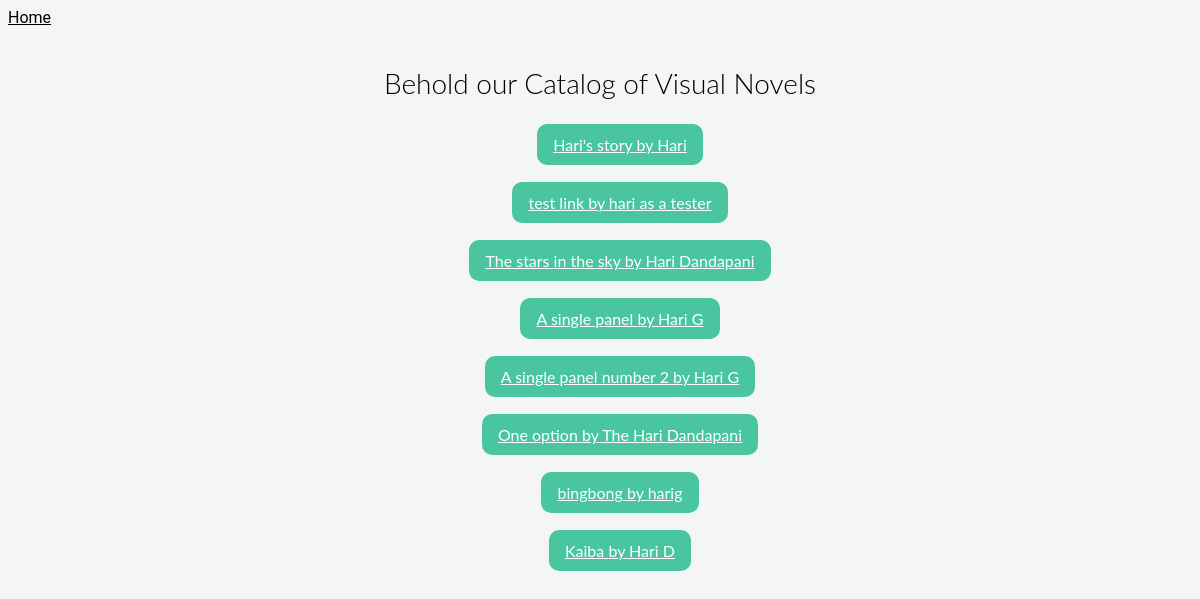
The app's page /catalog, older data.
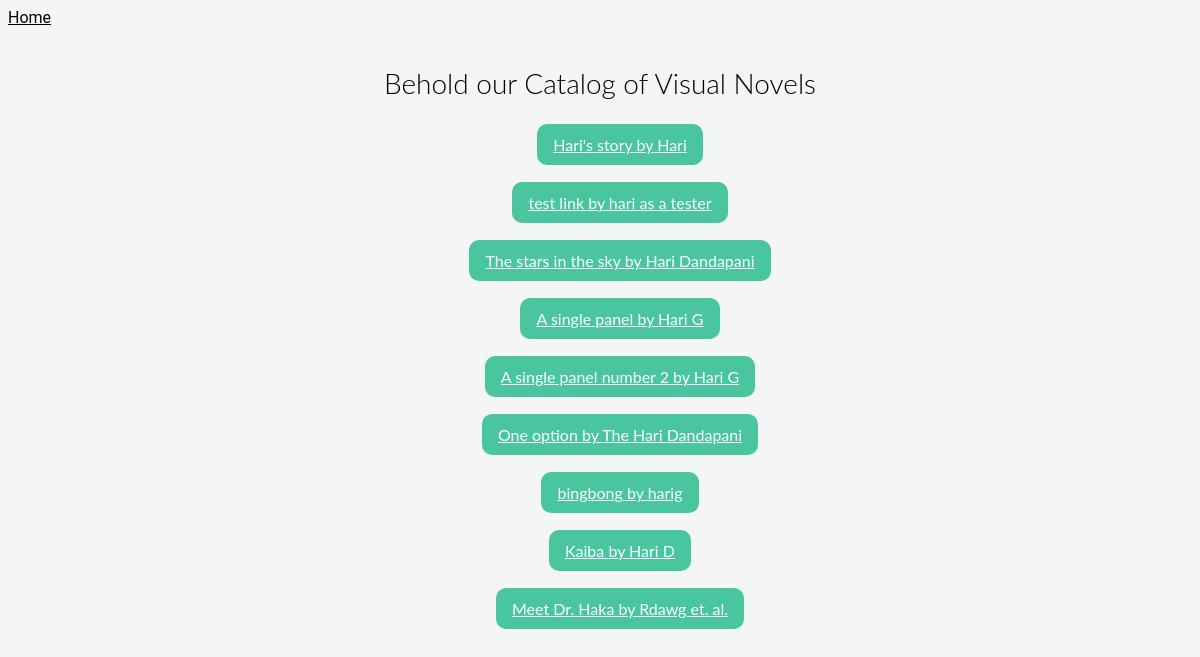
The same page, newer data.
### tables this page shows
CREATE TABLE "info" (
	"id"	INTEGER PRIMARY KEY AUTOINCREMENT,
	"title"	TEXT,
	"author"	TEXT
);

### project.py (the view)
@app.route('/catalog')
def catalog():
    conn = sqlite3.connect('example.db')
    c = conn.cursor()
    c.execute("SELECT * FROM info;")
    conn.commit()
    output = c.fetchall()
    ids = list()
    titles = list()
    authors = list()
    for entry in output:
        ids.append(entry[0])
        titles.append(entry[1])
        authors.append(entry[2])
    print(output)
    return render_template('catalog.html', length = len(ids), ids = ids, titles = titles, authors = authors)

### templates/catalog.html (shortened to what this page needs)
<html>
    <link rel="stylesheet" href="{{ url_for('static',filename='main.css') }}" type="text/css">
    <body>
        <div id = "homer">
            <a href = "/">Home</a>
        </div>
        <br>
        <div align = "center">
        	<h2>Behold our Catalog of Visual Novels</h2>
            <br>
            <ul style="list-style-type: none;">
            {%for i in range(0, length)%}
                <li style="list-style-type: none;">
                    <a class = "buttoner" href =  "{{ ids[i] ~ "/1" }}">{{titles[i]}} by {{ authors[i] }}</a><br><br><br>
                </li>
            {%endfor%}
            </ul>
        </div>
    </body>
</html>

### static/main.css (style rules this page uses)
body { font-family: 'Roboto', Verdana, Geneva, Tahoma, sans-serif; background: #f4f6f6; }
h2 { margin: 20px 0 0; font-family: 'Lato', sans-serif; font-size: 28px; font-weight: 300; }
a, a:visited { cursor: pointer; text-decoration: underline; color: inherit; }
.buttoner { padding: 10px 15px; margin: 10px 10px; position: relative; width: 50%; align-self: center; background: #49C59F; border: 1px solid transparent; border-radius: 10px; box-sizing: border-box; color: #fff; font-family: 'Lato', sans-serif; }

Row changes from the older to the newer data that the page shows:
added info: title "Meet Dr. Haka", author "Rdawg et. al."
Text that changed along with them:
new list line: "by"
